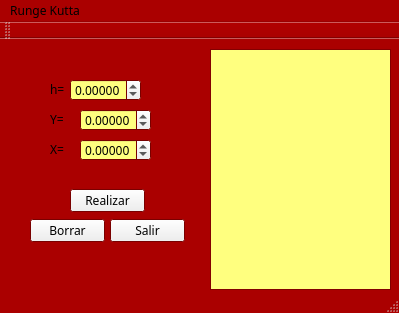
<?xml version="1.0" encoding="UTF-8"?>
<ui version="4.0">
 <class>RungeKutta</class>
 <widget class="QMainWindow" name="RungeKutta">
  <property name="geometry">
   <rect>
    <x>0</x>
    <y>0</y>
    <width>399</width>
    <height>313</height>
   </rect>
  </property>
  <property name="palette">
   <palette>
    <active>
     <colorrole role="BrightText">
      <brush brushstyle="SolidPattern">
       <color alpha="255">
        <red>255</red>
        <green>255</green>
        <blue>127</blue>
       </color>
      </brush>
     </colorrole>
     <colorrole role="Base">
      <brush brushstyle="SolidPattern">
       <color alpha="255">
        <red>255</red>
        <green>255</green>
        <blue>127</blue>
       </color>
      </brush>
     </colorrole>
     <colorrole role="Window">
      <brush brushstyle="SolidPattern">
       <color alpha="255">
        <red>170</red>
        <green>0</green>
        <blue>0</blue>
       </color>
      </brush>
     </colorrole>
    </active>
    <inactive>
     <colorrole role="BrightText">
      <brush brushstyle="SolidPattern">
       <color alpha="255">
        <red>255</red>
        <green>255</green>
        <blue>127</blue>
       </color>
      </brush>
     </colorrole>
     <colorrole role="Base">
      <brush brushstyle="SolidPattern">
       <color alpha="255">
        <red>255</red>
        <green>255</green>
        <blue>127</blue>
       </color>
      </brush>
     </colorrole>
     <colorrole role="Window">
      <brush brushstyle="SolidPattern">
       <color alpha="255">
        <red>170</red>
        <green>0</green>
        <blue>0</blue>
       </color>
      </brush>
     </colorrole>
    </inactive>
    <disabled>
     <colorrole role="BrightText">
      <brush brushstyle="SolidPattern">
       <color alpha="255">
        <red>255</red>
        <green>255</green>
        <blue>127</blue>
       </color>
      </brush>
     </colorrole>
     <colorrole role="Base">
      <brush brushstyle="SolidPattern">
       <color alpha="255">
        <red>170</red>
        <green>0</green>
        <blue>0</blue>
       </color>
      </brush>
     </colorrole>
     <colorrole role="Window">
      <brush brushstyle="SolidPattern">
       <color alpha="255">
        <red>170</red>
        <green>0</green>
        <blue>0</blue>
       </color>
      </brush>
     </colorrole>
    </disabled>
   </palette>
  </property>
  <property name="font">
   <font>
    <family>MV Boli</family>
   </font>
  </property>
  <property name="cursor">
   <cursorShape>PointingHandCursor</cursorShape>
  </property>
  <property name="windowTitle">
   <string>RungeKutta</string>
  </property>
  <widget class="QWidget" name="centralWidget">
   <widget class="QDoubleSpinBox" name="doubleSpinBox_3">
    <property name="geometry">
     <rect>
      <x>70</x>
      <y>40</y>
      <width>71</width>
      <height>22</height>
     </rect>
    </property>
    <property name="decimals">
     <number>5</number>
    </property>
    <property name="minimum">
     <double>-99.989999999999995</double>
    </property>
   </widget>
   <widget class="QDoubleSpinBox" name="doubleSpinBox_4">
    <property name="geometry">
     <rect>
      <x>80</x>
      <y>70</y>
      <width>71</width>
      <height>22</height>
     </rect>
    </property>
    <property name="decimals">
     <number>5</number>
    </property>
    <property name="minimum">
     <double>-99.989999999999995</double>
    </property>
   </widget>
   <widget class="QTextEdit" name="textEdit">
    <property name="geometry">
     <rect>
      <x>210</x>
      <y>10</y>
      <width>181</width>
      <height>241</height>
     </rect>
    </property>
   </widget>
   <widget class="QLabel" name="label_3">
    <property name="geometry">
     <rect>
      <x>50</x>
      <y>40</y>
      <width>31</width>
      <height>20</height>
     </rect>
    </property>
    <property name="font">
     <font>
      <pointsize>9</pointsize>
     </font>
    </property>
    <property name="text">
     <string>h=</string>
    </property>
   </widget>
   <widget class="QLabel" name="label_4">
    <property name="geometry">
     <rect>
      <x>50</x>
      <y>70</y>
      <width>31</width>
      <height>20</height>
     </rect>
    </property>
    <property name="font">
     <font>
      <pointsize>9</pointsize>
     </font>
    </property>
    <property name="text">
     <string>Y=</string>
    </property>
   </widget>
   <widget class="QPushButton" name="Borrar">
    <property name="geometry">
     <rect>
      <x>30</x>
      <y>180</y>
      <width>75</width>
      <height>23</height>
     </rect>
    </property>
    <property name="text">
     <string>Borrar</string>
    </property>
   </widget>
   <widget class="QPushButton" name="Procesar">
    <property name="geometry">
     <rect>
      <x>70</x>
      <y>150</y>
      <width>75</width>
      <height>23</height>
     </rect>
    </property>
    <property name="text">
     <string>Realizar</string>
    </property>
   </widget>
   <widget class="QPushButton" name="Salir">
    <property name="geometry">
     <rect>
      <x>110</x>
      <y>180</y>
      <width>75</width>
      <height>23</height>
     </rect>
    </property>
    <property name="text">
     <string>Salir</string>
    </property>
   </widget>
   <widget class="QDoubleSpinBox" name="doubleSpinBox_5">
    <property name="geometry">
     <rect>
      <x>80</x>
      <y>100</y>
      <width>71</width>
      <height>22</height>
     </rect>
    </property>
    <property name="decimals">
     <number>5</number>
    </property>
    <property name="minimum">
     <double>-99.989999999999995</double>
    </property>
   </widget>
   <widget class="QLabel" name="label_5">
    <property name="geometry">
     <rect>
      <x>50</x>
      <y>100</y>
      <width>31</width>
      <height>20</height>
     </rect>
    </property>
    <property name="font">
     <font>
      <pointsize>9</pointsize>
     </font>
    </property>
    <property name="text">
     <string>X=</string>
    </property>
   </widget>
  </widget>
  <widget class="QMenuBar" name="menuBar">
   <property name="geometry">
    <rect>
     <x>0</x>
     <y>0</y>
     <width>399</width>
     <height>21</height>
    </rect>
   </property>
   <widget class="QMenu" name="menuRunge_Kutta">
    <property name="title">
     <string>Runge Kutta</string>
    </property>
   </widget>
   <addaction name="menuRunge_Kutta"/>
  </widget>
  <widget class="QToolBar" name="mainToolBar">
   <attribute name="toolBarArea">
    <enum>TopToolBarArea</enum>
   </attribute>
   <attribute name="toolBarBreak">
    <bool>false</bool>
   </attribute>
  </widget>
  <widget class="QStatusBar" name="statusBar"/>
 </widget>
 <layoutdefault spacing="6" margin="11"/>
 <resources/>
 <connections/>
</ui>
